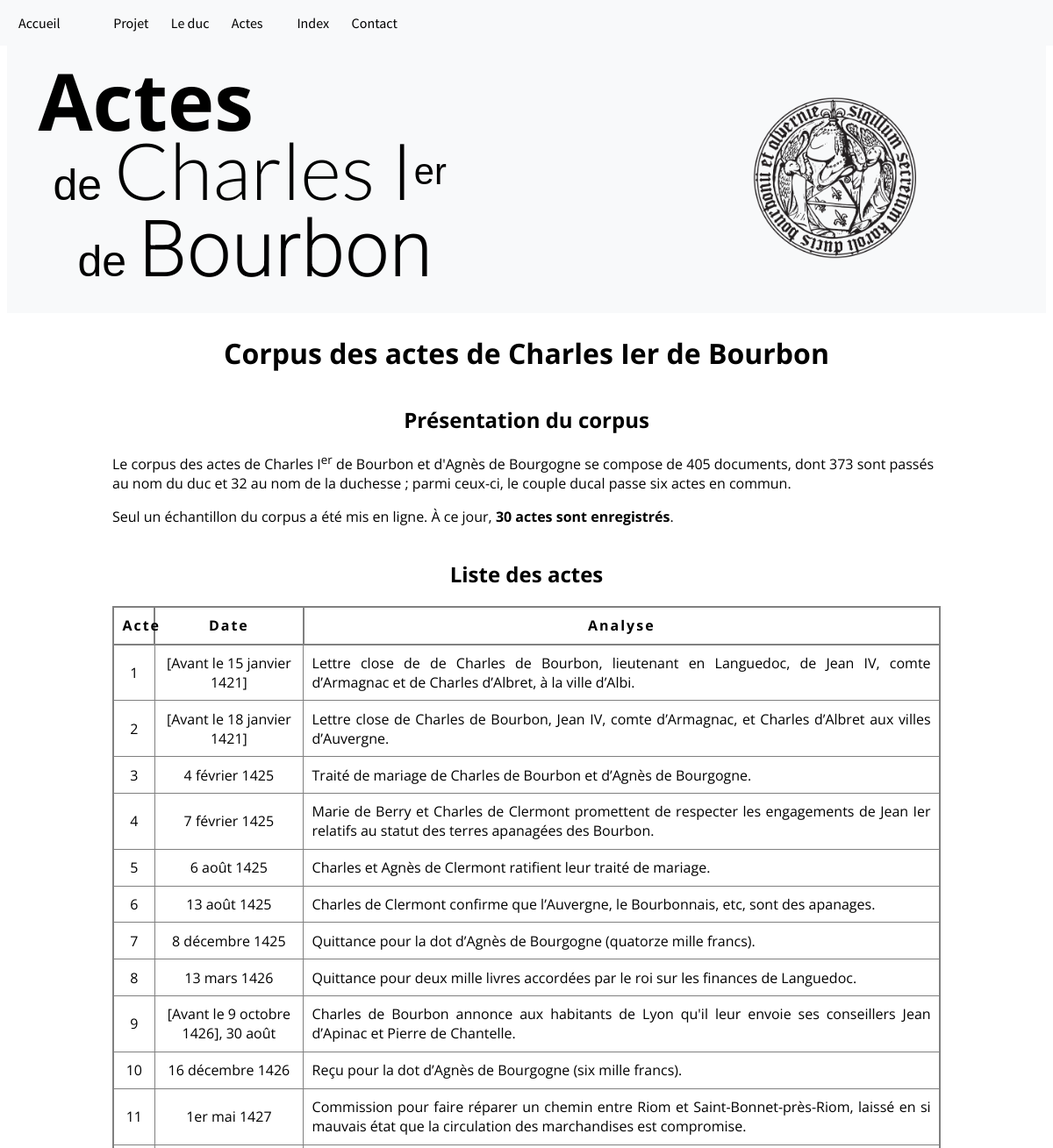
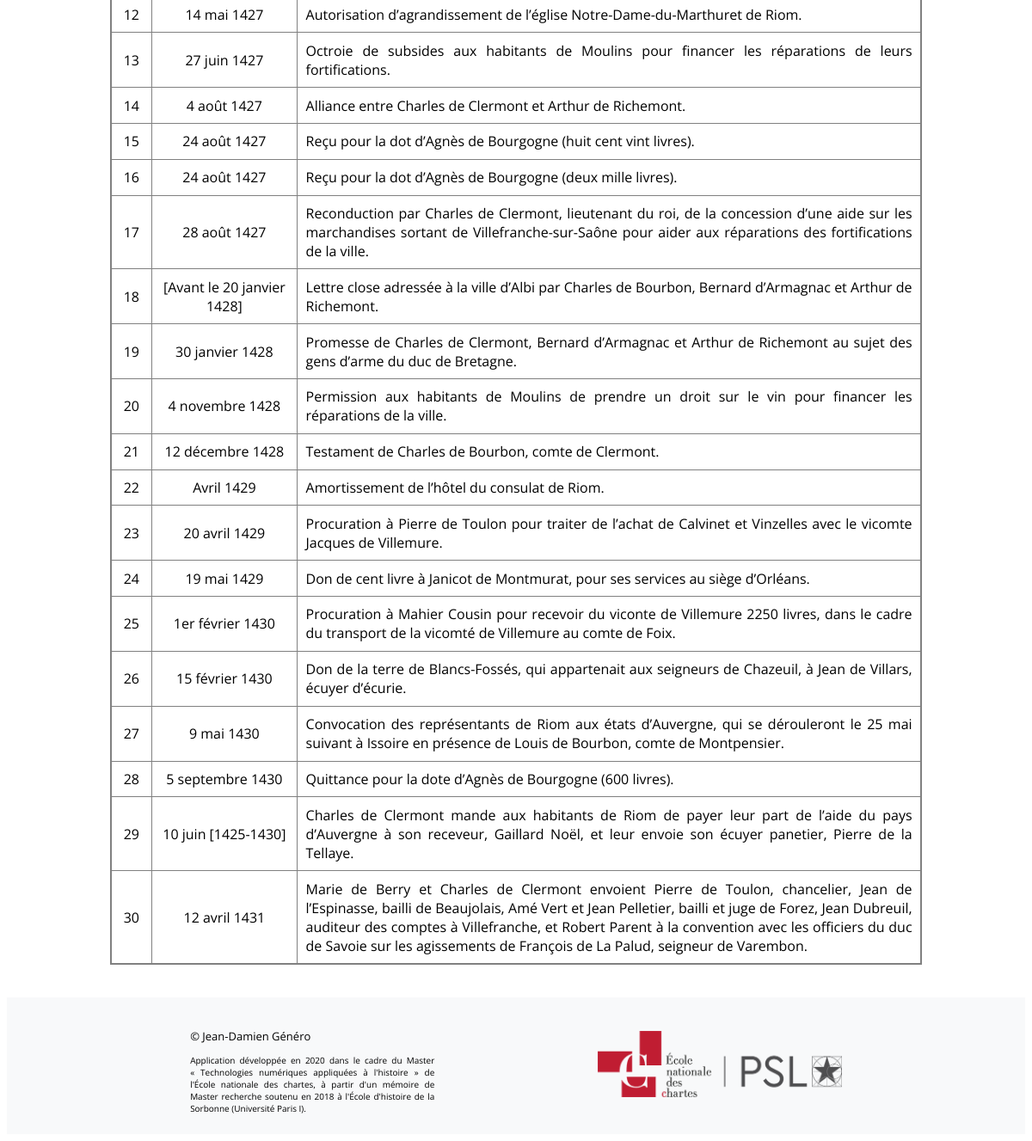
Page /actes on the committed database (2 pictures, top to bottom).
### app/modeles/donnees.py (models this page shows)
class actes(db.Model):
	__tablename__ = "actes"
	id_acte = db.Column(db.Integer, unique=True, nullable=False, primary_key=True, autoincrement=True)
	lieu_conservation = db.Column(db.Text)
	cote = db.Column(db.Text)
	annee = db.Column(db.Text)
	date_temps = db.Column(db.Text)
	date_lieu = db.Column(db.Text)
	regeste = db.Column(db.Text)
	etatActe = db.Column(db.Text)
	typeActe = db.Column(db.Text)
	hauteur = db.Column(db.Integer)
	largeur = db.Column(db.Integer)
	repli = db.Column(db.Integer)
	"""
	depots = db.relationship("actes", back_populates="id_depots")

class depots(db.Model):
	__tablename__ = "depots"
	id_depots = db.Column(db.Integer, unique=True, nullable=False, primary_key=True, autoincrement=True)
	lieu_conservation = db.Column(db.Text)
	actes = db.relationship("depots", back_populates="actes_id_depots")
	conservation = db.relationship("actes", backref="document")
	"""

### app/routes.py (the view)
@app.route("/actes")
def corpus():
	Actes_total = actes.query.all()
	return render_template("pages/corpus.html", document=Actes_total)

### app/templates/pages/corpus.html
{% extends "conteneur.html" %}
{% block corps %}
    <div class="corpus-global">
    	<h1 class="h1_global">Corpus des actes de Charles Ier de Bourbon</h1>
        <div>
            <h2 class="h2_global">Présentation du corpus</h2>
            <p>Le corpus des actes de Charles I<sup>er</sup> de Bourbon et d'Agnès de Bourgogne se compose de 405 documents, dont 373 sont passés au nom du duc et 32 au nom de la duchesse ; parmi ceux-ci, le couple ducal passe six actes en commun.</p>
            <p>Seul un échantillon du corpus a été mis en ligne. À ce jour, <b>{{document|length}} actes sont enregistrés</b>.</p>
        </div>
        <div>
            <h2 class="h2_global">Liste des actes</h2>
            <div>
                <table>
                <thead>
                    <tr>
                        <th>Acte</th>
                        <th>Date</th>
                        <th>Analyse</th>
                    </tr>
                </thead>
                    {% for acte in document %}
                        <tbody>
                            <tr>
                                <td><a href="{{url_for('acte', acte_id=acte.id_acte)}}">{{acte.id_acte}}</a></td>
                                <td>{{acte.date_temps}}</td>
                                <td><a href="{{url_for('acte', acte_id=acte.id_acte)}}">{{acte.regeste}}.</a>
                                </td>
                            </tr>
                        </tbody>
                    {% endfor %}
                </table>
            </div>
        </div>
    </div>
{% endblock %}

### app/templates/conteneur.html (shortened to what this page needs)
<!DOCTYPE html>
<html lang="fr">
{% include "partials/css_projet.html" %}
<head>
</head>
<body>
    <nav class="nav-global fixed-top">
        <button class="dropbtn" style="margin-right: 3%;">
            <a href="{{url_for('accueil')}}">Accueil</a>
        </button>
        <div class="nav-list">
            <div class="nav-item">
                <li class="dropdown">
                  <button class="dropbtn">Projet</button>
                </li>
                <button class="dropbtn">
                    <a href="{{url_for('duc')}}">Le&nbsp;duc</a>
                </button>
                <li class="dropdown">
                  <button class="dropbtn">Actes</button>
                </li>
                <li class="dropdown">
                  <button class="dropbtn">Index</button>
                </li>
                <button class="dropbtn">
                    <a href="{{url_for('contact')}}">Contact</a>
                </button>
            </div>
        </div>
    </nav>
    <div>
        <header class="header-global">
            <div class="header-text-global">
                <h1 class="header-h1">
                    <p class="l1">Actes</p>
                    <p class="l2">de <hi class="charles">Charles I</hi><sup>er</sup></p>
                    <p class="l3">de <hi class="bourbon">Bourbon</hi></p>
                </h1>
            </div>
            <div class="rotate header-img-global">
                <div>
                    <img src="{{url_for('static', filename='img/sceau_accueil.png')}}" class="header-img" alt="Sceau de Charles Ier">
                </div>
            </div>
        </header>
        <div class="arriere_plan">
            {% block corps%}{%endblock%}
        </div>
    </div>
    <div>
        <footer class="bloc-footer">
            <div>
                <div class="global-footer">
                    <div class="text-footer">
                        <p class="name-footer">© Jean-Damien Généro</p>
                        <p class="credit-footer">Application développée en 2020 dans le cadre du <a href="http://www.chartes.psl.eu/fr/cursus/master-technologies-numeriques-appliquees-histoire">Master &#171; Technologies numériques appliquées à l'histoire &#187;</a> de l'École nationale des chartes, à partir d'un mémoire de Master recherche soutenu en 2018 à l'École d'histoire de la Sorbonne (Université Paris I).</p>
                    </div>
                    <div class="box-img-footer">
                        <a href="http://www.chartes.psl.eu/fr"><img src="{{url_for('static', filename='img/logo_enc.png')}}" alt="Logo de l'École des chartes" class="img-footer"></a>
                    </div>
                </div>
            </div>
        </footer>
    </div>
</body>
</html>

### app/templates/partials/css_projet.html
<link href="{{ url_for('static', filename='css/css.css')}}" rel="stylesheet" type="text/css">
<link href="{{ url_for('static', filename='css/table.css')}}" rel="stylesheet" type="text/css">
<link href="{{ url_for('static', filename='css/font.css')}}" rel="stylesheet" type="text/css">
<link href="{{ url_for('static', filename='css/form.css')}}" rel="stylesheet" type="text/css">

### app/static/css/css.css (style rules this page uses)
a:link, a:visited { text-decoration: none; color: black; }
.nav-global { display: flex; flex-direction: row; background: #f8f9fa; padding: 1.25%; margin: auto; flex-wrap: wrap; font-family: 'Source Sans Pro', sans-serif; }
.fixed-top { position: fixed; top: 0; right: 0; left: 0; z-index: 1030; }
.nav-item { display: flex; flex-direction: row; justify-content: space-between; margin: auto; }
.nav-item > li { margin-right: 5%; margin-left: 5%; list-style: none; width: 100%; flex-wrap: wrap; }
.dropbtn { background-color: inherit; color: black; border: none; font-family: inherit; font-size: inherit; }
.dropdown { position: relative; display: inline-block; }
.h1_global { display: flex; flex-direction: column; flex-wrap: wrap; margin: auto; text-align: center; font-family: 'Open Sans', sans-serif; }
.h2_global { display: flex; flex-direction: row; justify-content: center; font-size: x-large; margin-top: 4%; }
.arriere_plan { background-color: #ffffff; padding-top: 5px; padding-bottom: 0px; padding-left: 20px; padding-right: 20px; margin-left: 100px; margin-right: 100px; margin-top: 0px; margin-bottom: 0px; }
.header-global { display: flex; flex-direction: row; background-color: #f8f9fa; padding-left: 3%; margin-top: 4%; }
.header-h1 { display: flex; flex-direction: column; width: 70%; }
.header-text-global { display: flex; flex-direction: row; width: 70%; height: auto; }
.l1 { font-size: 90px; line-height: 100%; font-family: 'Open Sans', sans-serif; margin-top: 0%; margin-bottom: 2%; }
.l2 { font-size: 50px; line-height: 50%; text-indent: 3%; font-family: Helvetica; font-weight: 300; margin-top: 2%; margin-bottom: 2%; }
.l3 { font-size: 50px; line-height: 150%; text-indent: 8%; font-family: Helvetica; font-weight: 300; margin-top: 2%; margin-bottom: 0%; }
.charles { font-size: 90px; font-family: 'Lato', sans-serif; }
.bourbon { font-size: 90px; font-family: 'Roboto', sans-serif; }
.header-img-global { display: flex; flex-direction: column; margin: auto; flex-wrap: wrap; width: 30%; }
.header-img { width: 60%; height: auto; }
.rotate div img { -webkit-transition: all 0.75s ease; transition: all 2s ease; }
.bloc-footer { background: #f8f9fa; }
.global-footer { display: flex; flex-direction: row; justify-content: space-around; padding: 2%; width: 80%; margin: auto; }
.text-footer { display: flex; flex-direction: column; width: 30%; font-family: 'Open Sans', sans-serif; justify-content: center; }
.name-footer { margin-bottom: 0.5%; font-size: small; }
.credit-footer { font-size: x-small; text-align: justify; margin-bottom: 0%; }
.box-img-footer { display: flex; flex-direction: column; justify-content: center; width: 30%; }
.img-footer { width: 100%; height: auto; }
.corpus-global { font-family: 'Open Sans', sans-serif; margin-top: 2%; margin-bottom: 4%; }

### app/static/css/table.css (style rules this page uses)
table { table-layout: auto; width: 100%; border-collapse: collapse; border: 2px solid gray; }
thead th:nth-child(1) { width: 5%; }
thead th:nth-child(2) { width: 18%; }
thead th:nth-child(3) { width: 77%; }
th { letter-spacing: 2px; border: 2px solid gray; }
tbody td:nth-child(1) { text-align: center; }
tbody td:nth-child(2) { text-align: center; }
tbody td:nth-child(3) { text-align: justify; }
th, td { padding: 1%; }
td { border: 0.75px solid gray; }

### rows in the picture
actes: id_acte "1", date_temps "[Avant le 15 janvier 1421]", regeste "Lettre close de de Charles de Bourbon, lieutenant en Languedoc, de Jean IV, comte d’Armagnac et de Charles d’Albret, à la ville d’Albi"
actes: id_acte "2", date_temps "[Avant le 18 janvier 1421]", regeste "Lettre close de Charles de Bourbon, Jean IV, comte d’Armagnac, et Charles d’Albret aux villes d’Auvergne"
actes: id_acte "3", date_temps "4 février 1425", regeste "Traité de mariage de Charles de Bourbon et d’Agnès de Bourgogne"
actes: id_acte "4", date_temps "7 février 1425", regeste "Marie de Berry et Charles de Clermont promettent de respecter les engagements de Jean Ier relatifs au statut des terres apanagées des Bourbon"
actes: id_acte "5", date_temps "6 août 1425", regeste "Charles et Agnès de Clermont ratifient leur traité de mariage"
actes: id_acte "6", date_temps "13 août 1425", regeste "Charles de Clermont confirme que l’Auvergne, le Bourbonnais, etc, sont des apanages"
actes: id_acte "7", date_temps "8 décembre 1425", regeste "Quittance pour la dot d’Agnès de Bourgogne (quatorze mille francs)"
actes: id_acte "8", date_temps "13 mars 1426", regeste "Quittance pour deux mille livres accordées par le roi sur les finances de Languedoc"
actes: id_acte "9", date_temps "[Avant le 9 octobre 1426], 30 août", regeste "Charles de Bourbon annonce aux habitants de Lyon qu'il leur envoie ses conseillers Jean d’Apinac et Pierre de Chantelle"
actes: id_acte "10", date_temps "16 décembre 1426", regeste "Reçu pour la dot d’Agnès de Bourgogne (six mille francs)"
actes: id_acte "11", date_temps "1er mai 1427", regeste "Commission pour faire réparer un chemin entre Riom et Saint-Bonnet-près-Riom, laissé en si mauvais état que la circulation des marchandises est compromise"
actes: id_acte "12", date_temps "14 mai 1427", regeste "Autorisation d’agrandissement de l’église Notre-Dame-du-Marthuret de Riom"
actes: id_acte "13", date_temps "27 juin 1427", regeste "Octroie de subsides aux habitants de Moulins pour financer les réparations de leurs fortifications"
actes: id_acte "14", date_temps "4 août 1427", regeste "Alliance entre Charles de Clermont et Arthur de Richemont"
actes: id_acte "15", date_temps "24 août 1427", regeste "Reçu pour la dot d’Agnès de Bourgogne (huit cent vint livres)"
actes: id_acte "16", date_temps "24 août 1427", regeste "Reçu pour la dot d’Agnès de Bourgogne (deux mille livres)"
actes: id_acte "17", date_temps "28 août 1427", regeste "Reconduction par Charles de Clermont, lieutenant du roi, de la concession d’une aide sur les marchandises sortant de Villefranche-sur-Saône pour aider aux réparations des fortifications de la ville"
actes: id_acte "18", date_temps "[Avant le 20 janvier 1428]", regeste "Lettre close adressée à la ville d’Albi par Charles de Bourbon, Bernard d’Armagnac et Arthur de Richemont"
actes: id_acte "19", date_temps "30 janvier 1428", regeste "Promesse de Charles de Clermont, Bernard d’Armagnac et Arthur de Richemont au sujet des gens d’arme du duc de Bretagne"
actes: id_acte "20", date_temps "4 novembre 1428", regeste "Permission aux habitants de Moulins de prendre un droit sur le vin pour financer les réparations de la ville"
actes: id_acte "21", date_temps "12 décembre 1428", regeste "Testament de Charles de Bourbon, comte de Clermont"
actes: id_acte "22", date_temps "Avril 1429", regeste "Amortissement de l’hôtel du consulat de Riom"
actes: id_acte "23", date_temps "20 avril 1429", regeste "Procuration à Pierre de Toulon pour traiter de l’achat de Calvinet et Vinzelles avec le vicomte Jacques de Villemure"
actes: id_acte "24", date_temps "19 mai 1429", regeste "Don de cent livre à Janicot de Montmurat, pour ses services au siège d’Orléans"
actes: id_acte "25", date_temps "1er février 1430", regeste "Procuration à Mahier Cousin pour recevoir du viconte de Villemure 2250 livres, dans le cadre du transport de la vicomté de Villemure au comte de Foix"
actes: id_acte "26", date_temps "15 février 1430", regeste "Don de la terre de Blancs-Fossés, qui appartenait aux seigneurs de Chazeuil, à Jean de Villars, écuyer d’écurie"
actes: id_acte "27", date_temps "9 mai 1430", regeste "Convocation des représentants de Riom aux états d’Auvergne, qui se dérouleront le 25 mai suivant à Issoire en présence de Louis de Bourbon, comte de Montpensier"
actes: id_acte "28", date_temps "5 septembre 1430", regeste "Quittance pour la dote d’Agnès de Bourgogne (600 livres)"
actes: id_acte "29", date_temps "10 juin [1425-1430]", regeste "Charles de Clermont mande aux habitants de Riom de payer leur part de l’aide du pays d’Auvergne à son receveur, Gaillard Noël, et leur envoie son écuyer panetier, Pierre de la Tellaye"
actes: id_acte "30", date_temps "12 avril 1431", regeste "Marie de Berry et Charles de Clermont envoient Pierre de Toulon, chancelier, Jean de l’Espinasse, bailli de Beaujolais, Amé Vert et Jean Pelletier, bailli et juge de Forez, Jean Dubreuil, auditeur des comptes à Villefranche, et Robert Parent à la convention avec les officiers du duc de Savoie sur les agissements de François de La Palud, seigneur de Varembon"

### other values in the picture
{{ document|length }} "30"
